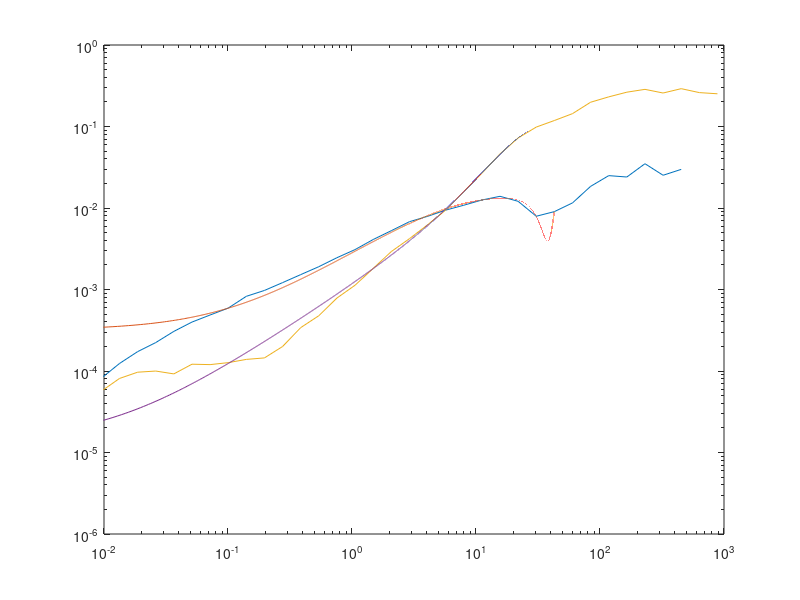
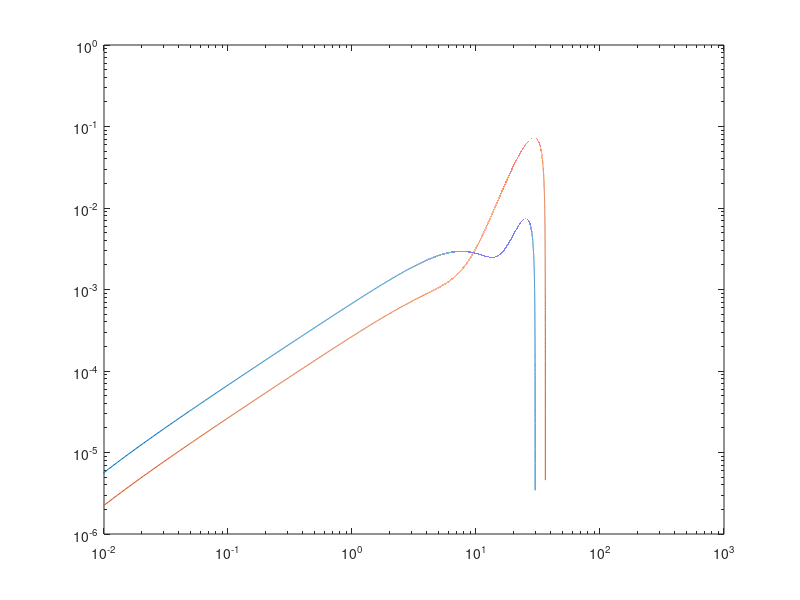

These charts were generated, in order, by the following MATLAB code:
%%%%%%%%%%%%%%%%%%%%%%%%%%%%%%%%%%%%%%%%%%%%%%%%%%%%%%%%
%%%%%% Script to calculate the signature function %%%%%%
%%%%%%                        2D                  %%%%%%
%%%%%% V(r) = -(r^2)/4 d/dr(1/r d <delv^2>/dr)    %%%%%%
%%%%%%                                            %%%%%%
%%%%%% Dhruv Balwada ; July 14 2016               %%%%%%
%%%%%%%%%%%%%%%%%%%%%%%%%%%%%%%%%%%%%%%%%%%%%%%%%%%%%%%%

clear all
load S2.mat 
% s2ll = nanmoving_average(s2ll,16);
% s2tt = nanmoving_average(s2tt,16);
% s2rr = nanmoving_average(s2rr,16);
% s2dd = nanmoving_average(s2dd,16);

%% polynomial fit 
% 
% [pll,~,mu] = polyfit(dist_axis(15:42), s2ll(15:42)', 4);
r = [dist_axis(14):1:dist_axis(40)];
% s2ll_fit = polyval(pll,r,[],mu);
[prr,~,mu] = polyfit(dist_axis(14:40), s2rr(14:40), 5);
s2rr_fit = polyval(prr,r,[],mu);
[pdd,~,mu] = polyfit(dist_axis(14:40), s2dd(14:40), 5);
s2dd_fit = polyval(pdd,r,[],mu);

%
close
figure,
loglog(dist_axis/1000, s2dd)
hold all
loglog(r/1000, s2dd_fit)
loglog(dist_axis/1000, s2rr)
loglog(r/1000, s2rr_fit)
axis([10^-2 10^3 10^-6 10^0])
%
% dslldr = nan(length(dist_axis),1) ; 
% dsttdr = nan(length(dist_axis),1) ; 
% dsrrdr = nan(length(dist_axis),1) ; 
% dsdddr = nan(length(dist_axis),1) ; 
% 
% r      = nan(length(dist_axis),1) ; 
% 
% for ii = 2 : length(dist_axis)-1
%     dr = dist_axis(ii+1) - dist_axis(ii);
%     dslldr(ii) = (s2ll(ii+1) - s2ll(ii))/dr;
%     dsttdr(ii) = (s2tt(ii+1) - s2tt(ii))/dr;
%     dsrrdr(ii) = (s2rr(ii+1) - s2rr(ii))/dr;
%     dsdddr(ii) = (s2dd(ii+1) - s2dd(ii))/dr;
%     r(ii) = 0.5*(dist_axis(ii+1) + dist_axis(ii)); 
% end

dslldr = nan(length(r),1) ; 
dsttdr = nan(length(r),1) ; 
dsrrdr = nan(length(r),1) ; 
dsdddr = nan(length(r),1) ; 

r2 = nan*r;
for ii = 2 : length(r)-1
    dr = r(ii+1) - r(ii);
%     dslldr(ii) = (s2ll(ii+1) - s2ll(ii))/dr;
%     dsttdr(ii) = (s2tt(ii+1) - s2tt(ii))/dr;
    dsrrdr(ii) = (s2rr_fit(ii+1) - s2rr_fit(ii))/dr;
    dsdddr(ii) = (s2dd_fit(ii+1) - s2dd_fit(ii))/dr;
    r2(ii) = 0.5*(r(ii+1) + r(ii)); 
end

Vll   = nan(length(r),1) ; 
Vtt   = nan(length(r),1) ; 
Vdd   = nan(length(r),1) ; 
Vrr   = nan(length(r),1) ; 

for ii = 2 : length(r)-1
    dr = r2(ii+1) - r2(ii); 
    
%     Vll(ii) = -r(ii)^2/4*(1/r2(ii+1)*dslldr(ii+1) ...
%         - 1/r2(ii)*dslldr(ii))/dr;
%     Vtt(ii) = -r(ii)^2/4*(1/r2(ii+1)*dsttdr(ii+1) ...
%         - 1/r2(ii)*dsttdr(ii))/dr;
    Vdd(ii) = -r(ii)^2/4*(1/r2(ii+1)*dsdddr(ii+1) ...
        - 1/r2(ii)*dsdddr(ii))/dr;
    Vrr(ii) = -r(ii)^2/4*(1/r2(ii+1)*dsrrdr(ii+1) ...
        - 1/r2(ii)*dsrrdr(ii))/dr;
end

%


figure
loglog(r/1000, Vdd.*r')
hold all
loglog(r/1000, Vrr.*r')
axis([10^-2 10^3 10^-6 10^0])

%%
% close all
% figure
% loglog(dist_axis/1000, Vll.*dist_axis')
% hold all
% loglog(dist_axis/1000, Vtt.*dist_axis')
% loglog(dist_axis/1000, Vdd.*dist_axis')
% loglog(dist_axis/1000, Vrr.*dist_axis')
% axis([10^-2 1000 10^-6 10^-1])
% 
% figure
% loglog(dist_axis/1000, s2ll)
% hold all
% loglog(dist_axis/1000, s2tt)
% loglog(dist_axis/1000, s2dd)
% loglog(dist_axis/1000, s2rr)
% axis([10^-2 1000 10^-5 10^0])